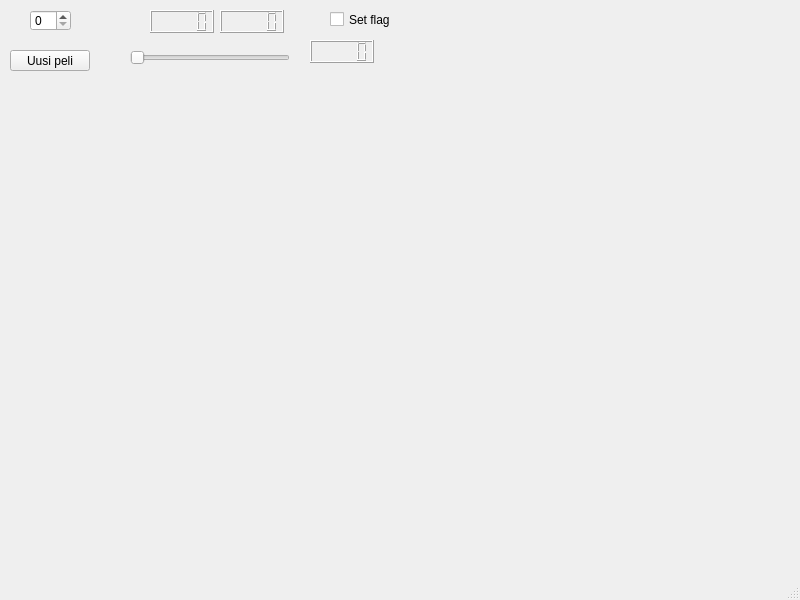
<?xml version="1.0" encoding="UTF-8"?>
<ui version="4.0">
 <class>MainWindow</class>
 <widget class="QMainWindow" name="MainWindow">
  <property name="geometry">
   <rect>
    <x>0</x>
    <y>0</y>
    <width>800</width>
    <height>600</height>
   </rect>
  </property>
  <property name="windowTitle">
   <string>MainWindow</string>
  </property>
  <widget class="QWidget" name="centralwidget">
   <widget class="QSpinBox" name="seedValueSpinBox">
    <property name="geometry">
     <rect>
      <x>30</x>
      <y>10</y>
      <width>41</width>
      <height>21</height>
     </rect>
    </property>
   </widget>
   <widget class="QPushButton" name="newGamePushButton">
    <property name="geometry">
     <rect>
      <x>10</x>
      <y>50</y>
      <width>80</width>
      <height>21</height>
     </rect>
    </property>
    <property name="text">
     <string>Uusi peli</string>
    </property>
   </widget>
   <widget class="QLCDNumber" name="lcdNumberMin">
    <property name="geometry">
     <rect>
      <x>150</x>
      <y>10</y>
      <width>64</width>
      <height>23</height>
     </rect>
    </property>
    <property name="styleSheet">
     <string notr="true">color: rgb(0, 0, 0);</string>
    </property>
   </widget>
   <widget class="QLCDNumber" name="lcdNumberSec">
    <property name="geometry">
     <rect>
      <x>220</x>
      <y>10</y>
      <width>64</width>
      <height>23</height>
     </rect>
    </property>
    <property name="styleSheet">
     <string notr="true">color: rgb(0, 0, 0);</string>
    </property>
   </widget>
   <widget class="QCheckBox" name="setFlagCheckBox">
    <property name="geometry">
     <rect>
      <x>330</x>
      <y>10</y>
      <width>72</width>
      <height>19</height>
     </rect>
    </property>
    <property name="text">
     <string>Set flag</string>
    </property>
   </widget>
   <widget class="QSlider" name="horizontalSlider">
    <property name="geometry">
     <rect>
      <x>130</x>
      <y>50</y>
      <width>160</width>
      <height>16</height>
     </rect>
    </property>
    <property name="orientation">
     <enum>Qt::Horizontal</enum>
    </property>
   </widget>
   <widget class="QLCDNumber" name="lcdNumberSize">
    <property name="geometry">
     <rect>
      <x>310</x>
      <y>40</y>
      <width>64</width>
      <height>23</height>
     </rect>
    </property>
   </widget>
  </widget>
  <widget class="QMenuBar" name="menubar">
   <property name="geometry">
    <rect>
     <x>0</x>
     <y>0</y>
     <width>800</width>
     <height>20</height>
    </rect>
   </property>
  </widget>
  <widget class="QStatusBar" name="statusbar"/>
 </widget>
 <resources/>
 <connections/>
</ui>
